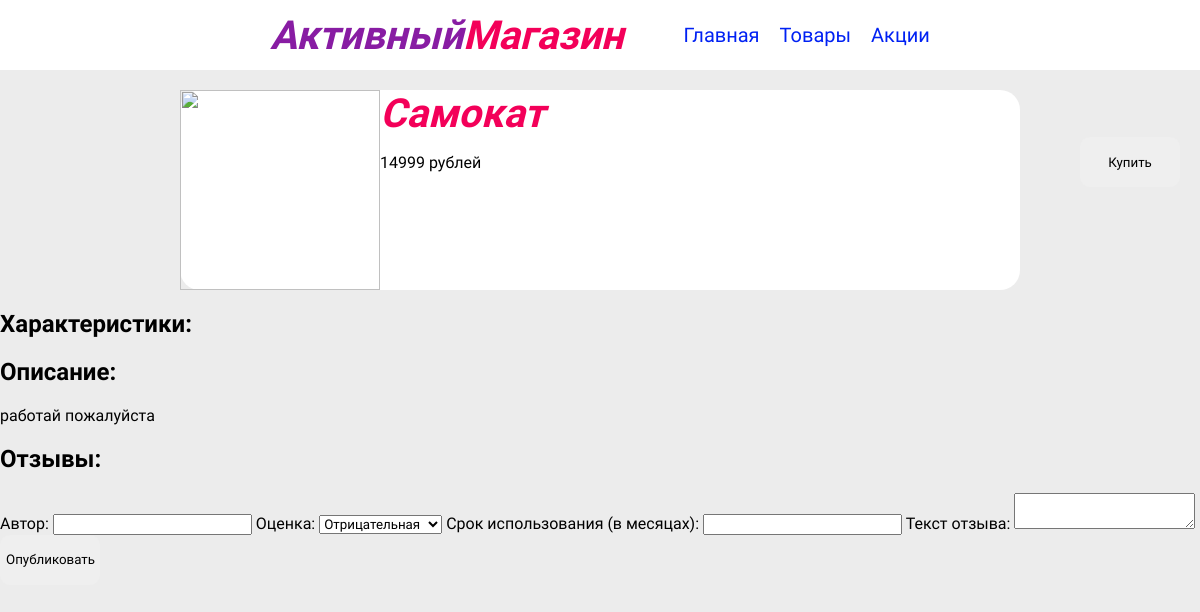
The page /product/1 on the database as committed earlier.
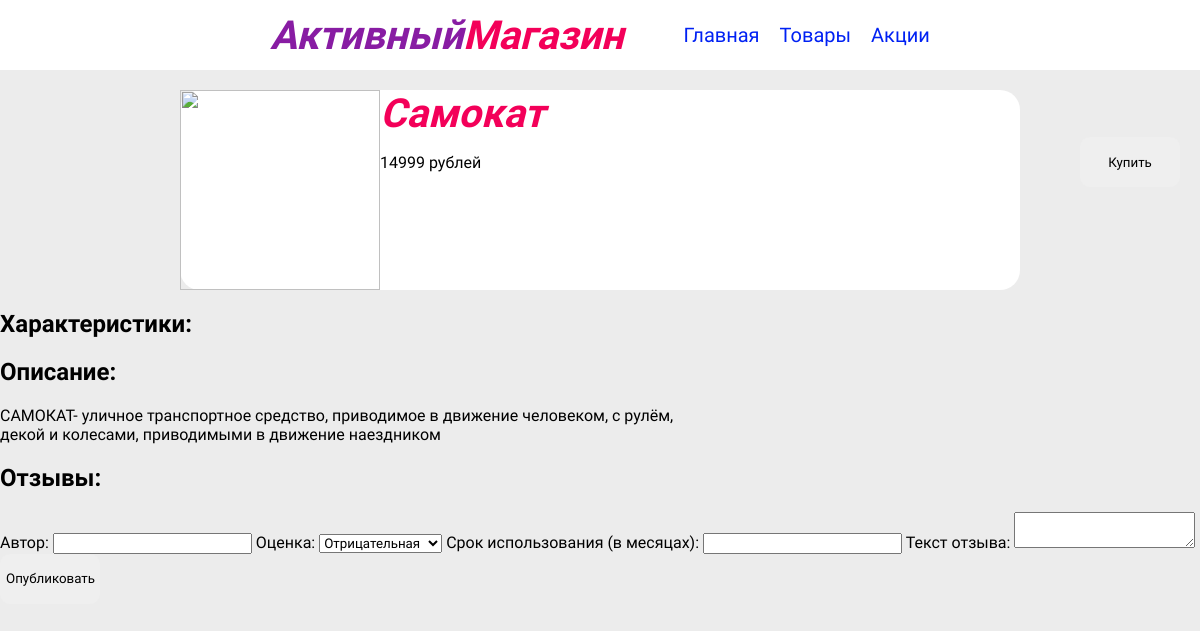
The same page on the database as committed later.
### shop/models.py (models this page shows)
class Product(models.Model):
    description = models.TextField()
    price = models.IntegerField()
    image_url = models.CharField(max_length=1024)

### shop/views.py (the view)
# urls.py: path("product/<int:id>", views.view_product, name="view_product")
def view_product(request, id):
    product = Product.objects.filter(id=id).first()
    return render(request, 'product.html', {
        'product': product
    })

### shop/templates/product.html (shortened to what this page needs)
{% load static %}
<link rel="stylesheet" href="{% static 'style.css' %}">
<div class="navigation">
<h1><span style="color: #881ca3">Активный</span>Магазин</h1>
    <a class="navlink" href="/">Главная</a>
        <a class="navlink" href="/products">Товары</a>
        <a class="navlink" href="/discounts">Акции</a>
</div>
<div class="productDetails">
    <img src="https://cdn.poryadok.ru/upload/iblock/f1a/f1a35d9e5c981c801dc5e6d2040ecf41.jpg">
    <div>
        <h1>Самокат</h1>
        <div class="productPrice">
            <p>14999 рублей</p>
            <button>Купить</button>
        </div>
    </div>
</div>
<div class="productDescription">
    <h2>Характеристики: </h2>
</div>
<div class="productDescription">
    <h2>Описание:</h2>
    <p>{{ product.description }}</p>
</div>
<div class="productDescription">
    <h2>Отзывы:</h2>
    <form class="createReview" method="post">
        <label for="author">Автор:</label>
        <input name="author">
        <label for="rating">Оценка:</label>
        <select name="rating">
            <option value="0">Отрицательная</option>
        </select>
        <label for="duration">Срок использования (в месяцах):</label>
        <input name="duration">
        <label for="review">Текст отзыва:</label>
        <textarea name="review"></textarea>
        <button id="publishButton">Опубликовать</button>
    </form>
</div>

### shop/static/style.css (style rules this page uses)
* { font-family: "Didact Gothic"; }
h1 { font-size: 40px; color: #f30059; font-style: italic; margin: 0; margin-right: 40px; }
img { width: 200px; height: 200px; }
h2 { width: 300px; }
p { width: 700px; }
button { margin-left: auto; }
.navigation { display: flex; flex-direction: row; align-items: center; justify-content: center; background-color: white; padding: 0; margin: 0; height: 70px; }
a { margin-left: 20px; text-decoration: none; color: #0021f3; font-size: 20px; }
button { height: 50px; width: 100px; border: none; border-radius: 10px; cursor: pointer; }
.productDetails { margin-top: 20px; border-radius: 20px; background: white; display: flex; flex-direction: row; width: 70%; margin-left: auto; margin-right: auto; }
.productPrice { display: flex; flex-direction: row; }

Rows that differ between the two databases and show on the page:
changed Product: description "работай пожалуйста" → "САМОКАТ- уличное транспортное средство, приводимое в движение человеком, с рулём, декой и колесами, приводимыми в движение наездником"
